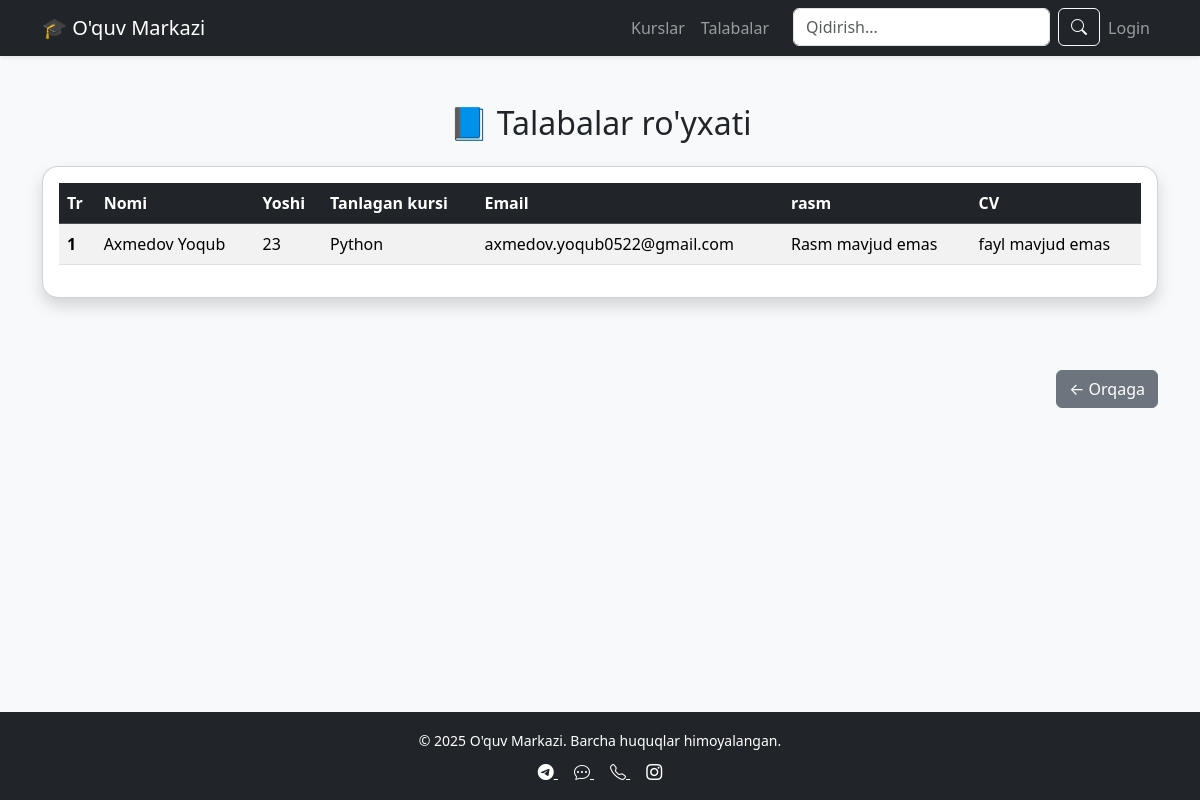
Page /new/student/detail/1/ on the earlier database version.
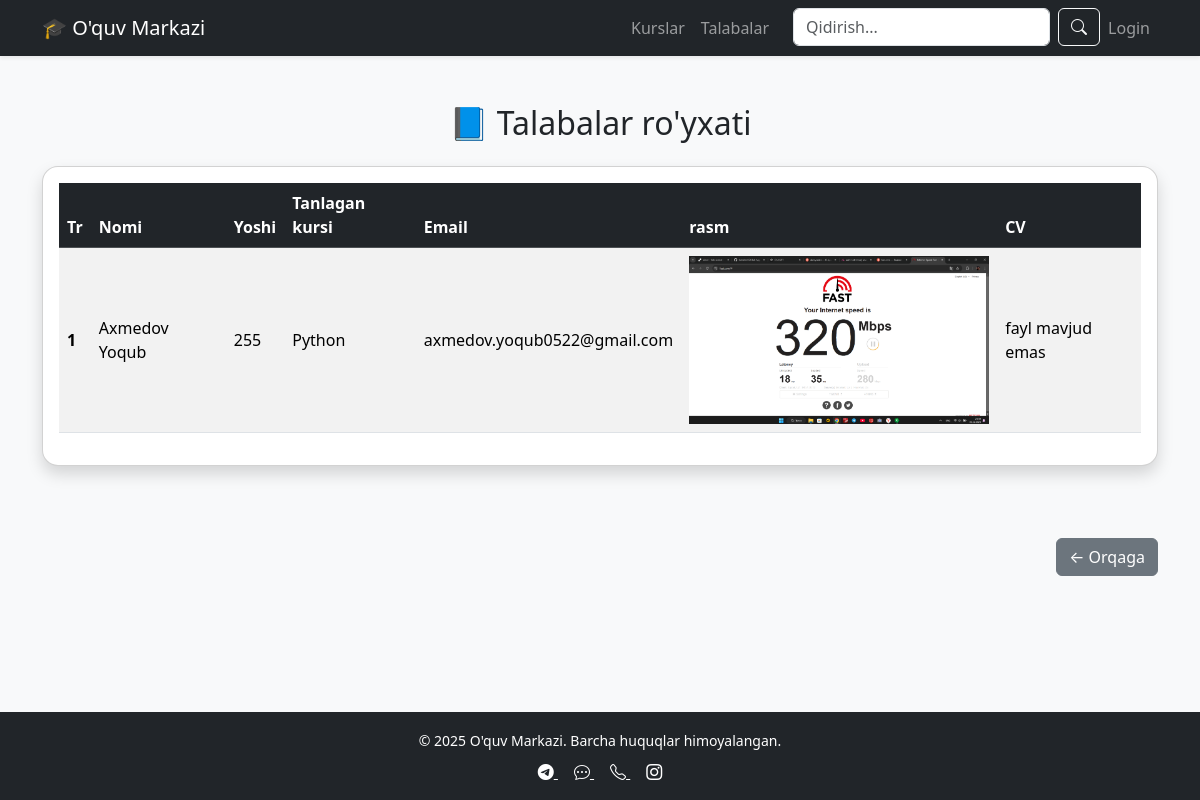
Same page on the later database version.
### new/models.py (models this page shows, shortened)
class Student(models.Model):
    full_name = models.CharField(max_length=100)
    age = models.IntegerField()
    course_name = models.ForeignKey(Course, models.PROTECT)
    email = models.EmailField(unique=True)
    image = models.ImageField(blank=True,null=True, upload_to='images/')
    file = models.FileField(blank=True,null=True, upload_to='images/')
    registration_date = models.DateTimeField(auto_now_add=True)
    is_active = models.BooleanField(default=True)

class Course(models.Model):
    name = models.CharField(max_length=100)
    description = models.TextField()
    start_date = models.DateField()
    def __str__(self):
        return self.name

### new/views.py (the view)
# urls.py: path('student/detail/<int:pk>/', get_student_detail, name='student-detail'),
def get_student_detail(request, pk):
    student = Student.objects.get(pk=pk)
    context={
        'student':student
    }
    return render(request, 'student_detail.html', {'student':student})

### templates/student_detail.html (shortened to what this page needs)
{% extends 'base.html' %}
{% block content %}
<html lang="en">
<head>
    <link href="https://cdn.jsdelivr.net/npm/bootstrap@5.3.3/dist/css/bootstrap.min.css" rel="stylesheet">
</head>
<body class="bg-light">
<div class="container py-5">
    <h2 class="text-center mb-4">📘 Talabalar  ro'yxati</h2>
    <div class="card shadow rounded-4">
        <div class="card-body">
            {% if student %}
            <div class="table-responsive">
                <table class="table table-striped table-hover align-middle">
                    <thead class="table-dark">
                        <tr>
                            <th scope="col">Tr</th>
                            <th scope="col">Nomi</th>
                            <th scope="col">Yoshi</th>
                            <th scope="col">Tanlagan kursi</th>
                            <th scope="col">Email</th>
                            <th scope="col">rasm</th>
                            <th scope="col">CV</th>
                        </tr>
                    </thead>
                    <tbody>
                        <tr>
                            <th scope="row">{{ student.id }}</th>
                            <td>{{ student.full_name }}</td>
                            <td>{{ student.age }}</td>
                            <td>{{ student.course_name }}</td>
                            <td>{{ student.email }}</td>
                            {% if student.image %}
                            <td><img src="{{ student.image.url }}" width="300" ></td>
                            {% else %}
                            <td>Rasm mavjud emas</td>
                            {% endif %}
                             {% if student.file %}
                            <td><a href="{{ student.file.url }}">Yuklash</a> </td>
                            {% else %}
                            <td>fayl mavjud emas</td>
                            {% endif %}
                        </tr>
                    </tbody>
                </table>
            </div>
            {% else %}
            <p class="text-center text-muted">📭 Hozircha hech qanday talaba mavjud emas.</p>
            {% endif %}
        </div>
    </div>
    <br><br><br>
    <div class="mb-4 text-end">
        <a href="{% url 'student-list' %}" class="btn btn-secondary">← Orqaga</a>
    </div>
</div>
</body>
{% endblock %}

Differences in the rows shown:
changed Student "Axmedov Yoqub": age "23" → "255"; image: picture added
Other differences:
text no longer shown: "Rasm mavjud emas"
